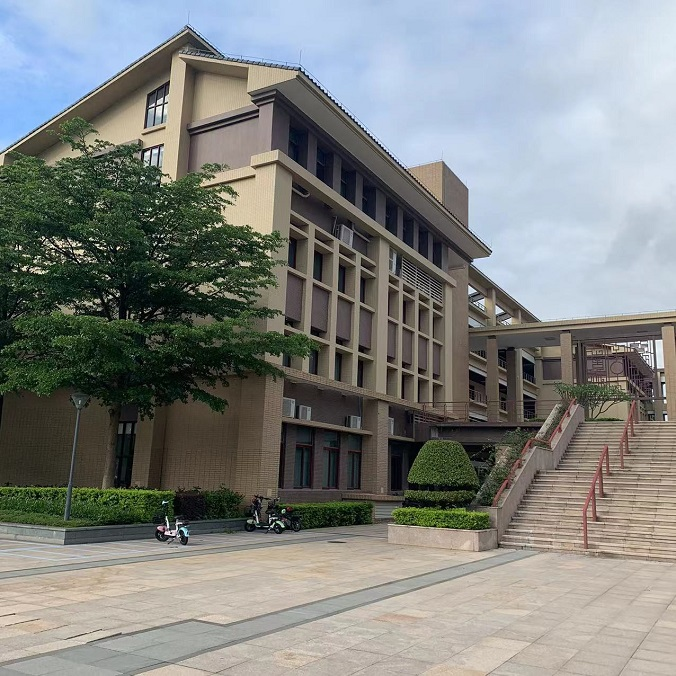
%> input picture code/images2/微信图片_20220516173803.jpg, 676 x 676 px; its folder holds 4 pictures in this run; the run also reads 1 picture not shown here
$ octave auto_main.m   (GNU Octave 9; MATLAB toolbox functions it lacks are replaced by stand-ins)
%> lines starting %> are read from the running program, lines starting %| are printed output that depends on the picture
### code/processImagePairs.m
function processImagePairs(dir)
num = numel(dir.Files);
imagesize = zeros(num, 2);
%initialize the homography matrices
for i = 1:num
    I = readimage(dir, i);
%> I is the input picture: size 676x676x3 uint8; mean R, G, B 128.5, 131.3, 128.3
    imagesize(i, 1) = size(I, 1); imagesize(i, 2) = size(I, 2);
    Homos(i).T = eye(3);
end
%find the center image
index = ceil(num/2)
%> index = 2
centerImg = readimage(dir, index);
%calculate the homographic matrix from imagei to the center image
for i = 1:index
    curIdx = index - i;
%> curIdx = 1
    if (curIdx >0 && curIdx<=num)
        I = readimage(dir, curIdx);
        [p1, p2] = getFeaturePoints(I, centerImg);
        %compute with different methods
        %H = computeHomoGold(p1, p2);
        H = computeHomoRANSAC(p1, p2)
        Homos(curIdx).T = H;
        %add the image i, as the center image
        centerImg = computePano(I, centerImg, Homos(curIdx).T);
    end

    curIdx = index + i;
    if (curIdx >0 && curIdx<=num)
        I = readimage(dir, curIdx);
        [p1, p2] = getFeaturePoints(I, centerImg);
        %compute with different methods
        %H = computeHomoGold(p1, p2);
        H = computeHomoRANSAC(p1, p2)
        Homos(curIdx).T = H;
        %add the image i, as the center image
        centerImg = computePano(I, centerImg, Homos(curIdx).T);
    end
end
title('Panoramic Picture');
figure, title('Final Picture'); imshow(centerImg);

### code/getFeaturePoints.m
function [points1, points2] = getFeaturePoints(I1, I2)
img1=rgb2gray(I1);
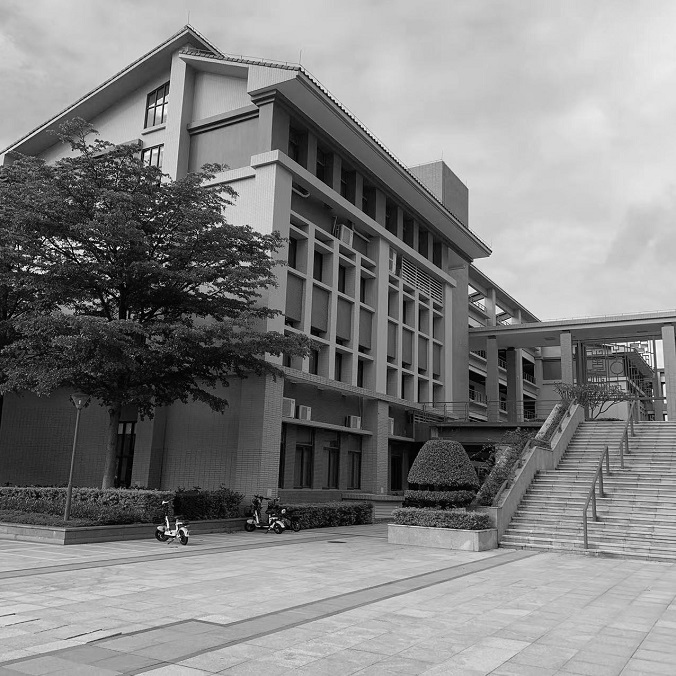
%> img1: size 676x676 uint8; min 0, max 255, mean 130.1
img2=rgb2gray(I2);
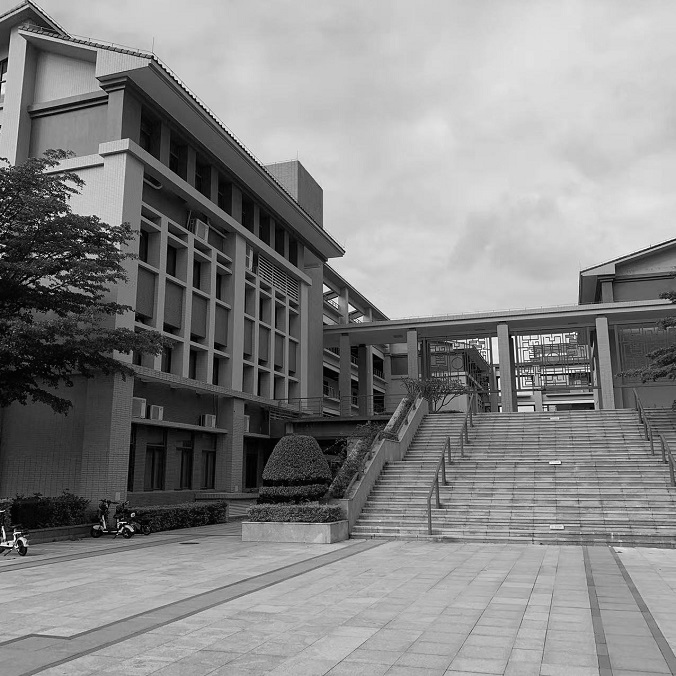
%> img2: size 676x676 uint8; min 0, max 255, mean 134.6

%get feature points
%> the run ends on the next line
p1=detectSURFFeatures(img1);
p2=detectSURFFeatures(img2);
[img1Features, p1] = extractFeatures(img1, p1);
[img2Features, p2] = extractFeatures(img2, p2);
%match feature points
index_pair = matchFeatures(img1Features, img2Features, 'MatchThreshold', 0.2, 'Unique', true);
points1 = p1(index_pair(:, 1));
points2 = p2(index_pair(:, 2));

figure, showMatchedFeatures(I1, I2, points1, points2);
points1 = points1.Location;
points2 = points2.Location;

### code/auto_main.m
% Load images.
imageDir = './images2';
dir = imageDatastore(imageDir);

% Display images to be stitched.
%figure, montage(dir.Files)

%process image pairs
processImagePairs(dir);
